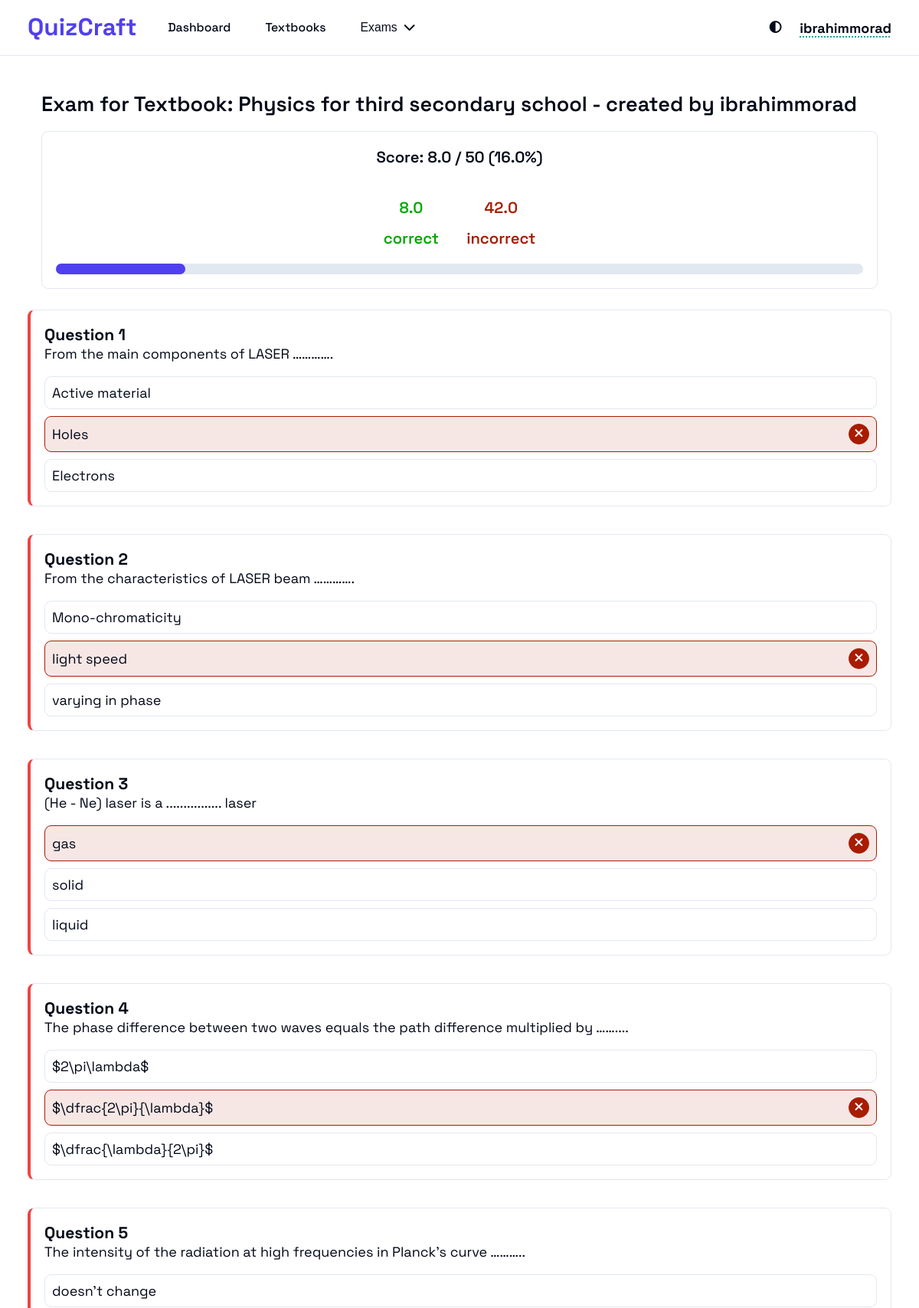
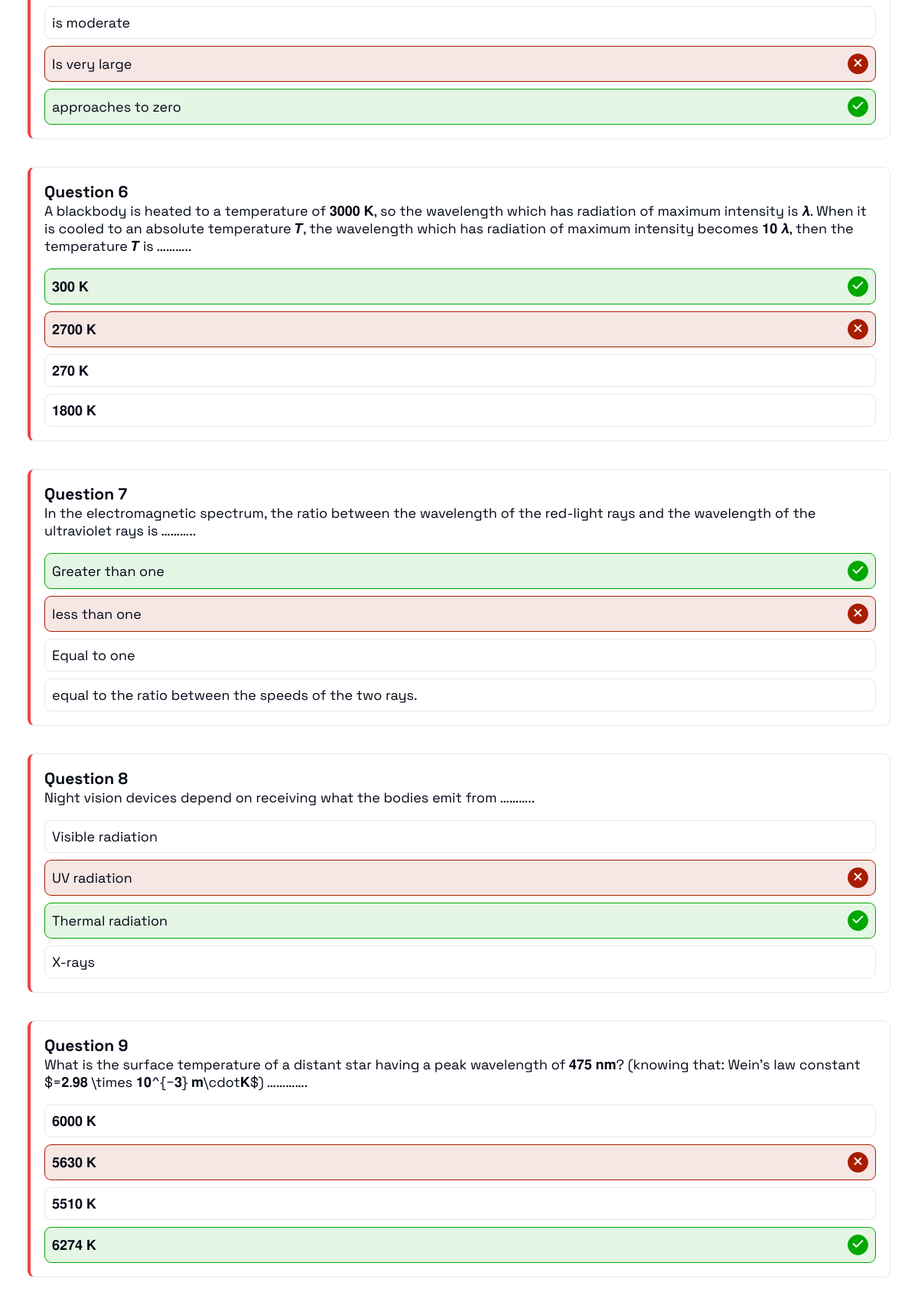
Page /exam/result/241/ (signed in, upper part) on the committed database (2 pictures, top to bottom).
### exam/models.py (models this page shows, shortened)
class Exam(models.Model):
    class ScopeChoice(models.TextChoices):
        LESSON = "Lesson", "Lesson"
        CHAPTER = "Chapter", "Chapter"
        UNIT = "Unit", "Unit"
        TEXTBOOK = "Textbook", "Textbook"
    title = models.CharField(max_length=256)
    created_at = models.DateTimeField(auto_now_add=True)
    updated_at = models.DateTimeField(auto_now=True)
    created_by = models.ForeignKey(
        User, on_delete=models.CASCADE, related_name="exams", related_query_name="exam"
    )
    scope_type = models.CharField(
        max_length=10, choices=ScopeChoice.choices, default=ScopeChoice.LESSON
    )
    scope_id = models.PositiveIntegerField()
    problems = models.ManyToManyField(
        Problem, through="ExamProblem", related_name="exams", related_query_name="exam"
    )
    is_published = models.BooleanField(default=False)

class Submission(models.Model):
    created_at = models.DateTimeField(auto_now_add=True)
    updated_at = models.DateTimeField(auto_now=True)
    exam = models.ForeignKey(
        Exam, on_delete=models.CASCADE, related_name="submissions", null=True
    )
    user = models.ForeignKey(
        User, on_delete=models.CASCADE, related_name="submissions", null=True
    )
    score = models.FloatField(null=True)
    is_published = models.BooleanField(default=False)
    class Status(models.TextChoices):
        EXITED_UNEXPECTEDLY = "exited_unexpectedly", "Exited Unexpectedly"
        COMPLETED = "completed", "Completed"
    status = models.CharField(
        max_length=20, choices=Status.choices, default=Status.EXITED_UNEXPECTEDLY
    )
    class Meta:
        ordering = ["-updated_at"]
    @property
    def percentage(self):
        if self.score:
            return self.score / self.exam.problems.count() * 100
        return None
    @property
    def wrong_answers(self):
        return self.exam.problems.count() - self.score

### problem/models.py (models this page shows, shortened)
class Problem(models.Model):
    class Difficulty(models.IntegerChoices):
        EASY = 1, "Easy"
        MIDIUM = 2, "Medium"
        HARD = 3, "Hard"
        EXTRA = 4, "Extra hard"
    lesson = models.ForeignKey(
        Lesson,
        on_delete=models.CASCADE,
        related_name="lessons",
        related_query_name="problem",
    )
    body = models.TextField()
    created_at = models.DateTimeField(auto_now_add=True)
    figure = models.ImageField(upload_to="problems/", null=True, blank=True)
    difficulty = models.PositiveSmallIntegerField(
        choices=Difficulty, default=Difficulty.EASY
    )
    class Meta:
        ordering = ["difficulty", "created_at"]

class Choice(models.Model):
    problem = models.ForeignKey(
        Problem,
        on_delete=models.CASCADE,
        related_name="choices",
        related_query_name="choice",
    )
    body = models.CharField(max_length=256, null=True, blank=True)
    figure = models.ImageField(upload_to="choices/", null=True, blank=True)
    is_correct = models.BooleanField(default=False)

### exam/views.py (the view, shortened to what this page needs)
# urls.py: path("result/<int:submission_id>/", exam_result, name="exam-result"),
@require_http_methods(["GET"])
@login_required
def exam_result(request, submission_id):
    submission = (
        Submission.objects.select_related("exam")
        .prefetch_related(
            "answers__choice",
            "answers__problem",
            Prefetch(
                "exam__problems", queryset=Problem.objects.prefetch_related("choices")
            ),
        )
        .get(id=submission_id)
    )
    if submission.user != request.user:
        messages.error(request, "You do not have permission to view this result")
        return reload(request)
    problems = list(submission.exam.problems.all())
    answers = submission.answers.all()
    chosen_choices_ids = set(a.choice_id for a in answers if a.choice_id)
    problem_correct_map = {
        a.problem_id: a.choice.is_correct for a in answers if a.choice_id
    }
    problem_data = []
    for problem in problems:
        choices = [
            {
                "id": choice.id,
                "body": choice.body,
                "figure": choice.figure,
                "is_correct": choice.is_correct,
                "checked": choice.id in chosen_choices_ids,
            }
            for choice in problem.choices.all()
        ]
        problem_data.append(
            {
                "id": problem.id,
                "body": problem.body,
                "figure": problem.figure,
                "choices": choices,
                "answered_correctly": problem_correct_map.get(problem.id, False),
            }
        )
    context = {
        "score": submission.score,
        "wrong_answers": submission.wrong_answers,
        "percentage": submission.percentage,
        "exam_length": len(problems),
        "exam_title": submission.exam.title,
        "problems": problem_data,
    }
    return render(
        request,
        "exam/exam_result.html",
        context=context,
    )

### exam/templates/exam/exam_result.html (shortened to what this page needs)
{% extends "base.html" %}
{% load static %}
{% block css %}
<link rel="stylesheet" href="{% static 'css/base.css' %}">
<link rel="stylesheet" href="{% static 'css/header.css' %}">
<link rel="stylesheet" href="{% static 'css/exam_submition.css' %}">
<link rel="stylesheet" href="https://cdnjs.cloudflare.com/ajax/libs/font-awesome/6.5.0/css/all.min.css">
{% endblock css %}
{% block content %}
{% include "components/header.html" %}
<div class="container">
    <div class="exam-header">
        <h1>{{ exam_title }}</h1>
        <div class="submission-statistics">
            <p class="score">
                Score: {{ score }} / {{ exam_length }} ({{ percentage }}%)
            </p>
            <div class="correct-incorrect">
                <div class="correct-answers"><span>{{ score }}</span> <span>correct</span></div>
                <div class="incorrect-answers"><span>{{ wrong_answers }}</span> <span>incorrect</span></div>
            </div>
            <div class="progress-bar">
                <div class="progress" style="width: {% if percentage == '-' %}0{% else %}{{ percentage }}{% endif %}%"></div>
            </div>
        </div>
    </div>
    <div class="exam-form">
        {% for problem in problems %}
        <div class="problem {% if problem.answered_correctly %}answered-correctly{% else %}answered-incorrectly{% endif %}">
            <div class="problem-body">
                <div class="problem-text">
                    <h3>Question {{ forloop.counter }}</h3>
                    <p>{{ problem.body }}</p>
                </div>
            </div>
            <div class="problem-options">
                {% for choice in problem.choices %}
                <div class="problem-option {% if choice.is_correct %}correct{% endif %} {% if choice.checked %}checked{% endif %}">
                    {% if choice.figure %}
                    <img src="{{ choice.figure.url }}" alt="{{ choice.figure.name }}" class="choice-figure">
                    {% else %}
                    <p>{{ choice.body }}</p>
                    {% endif %}
                    {% if choice.is_correct %}
                    <i class="fas fa-check"></i>
                    {% endif %}
                    {% if choice.checked and not choice.is_correct %}
                    <i class="fas fa-times"></i>
                    {% endif %}
                </div>
                {% endfor %}
            </div>
        </div>
        {% endfor %}
    </div>
</div>
{% endblock content %}

### templates/components/header.html (shortened to what this page needs)
{% load static %}
<header class="main-header">
  <div class="header-container">
    <div class="header-content">
      <div class="header-left-content">
        <a href="{% url 'dashboard' %}" class="logo">
          <span>QuizCraft</span>
        </a>
        <nav class="main-nav">
          <ul>
            <li>
              <a href="{% url 'dashboard' %}">Dashboard</a>
            </li>
            <li>
              <a href="{% url 'textbooks' %}">Textbooks</a>
            </li>
            <li>
              <button class="header-exam-button">
                <span>Exams</span>
                <i class="fa-solid fa-chevron-down"></i>
              </button>
            </li>
          </ul>
        </nav>
      </div>
      <div class="header-right-content">
        <span class="theme-toggle-button"></span>
        <div class="auth-container">
          {% if user.is_authenticated %}
          <strong class="user-name">{{ user.username }}</strong>
          {% else %}
          <a href="{% url 'login' %}">Login</a>
          <span>/</span>
          <a href="{% url 'register' %}">Register</a>
          {% endif %}
        </div>
      </div>
    </div>
  </div>
</header>

### static/css/base.css (style rules this page uses)
:root { --background: hsl(0, 0%, 100%); --foreground: hsl(222.2, 84%, 4.9%); --card: hsl(0, 0%, 100%); --card-foreground: hsl(222.2, 84%, 4.9%); --popover: hsl(0, 0%, 100%); --popover-foreground: hsl(222.2, 84%, 4.9%); --primary: hsl(246, 84%, 59%); --primary-foreground: hsl(210, 40%, 98%); --secondary: hsl(210, 40%, 96.1%); --secondary-foreground: hsl(222.2, 47.4%, 11.2%); --muted: hsl(210, 40%, 96.1%); --muted-foreground: hsl(215.4, 16.3%, 46.9%); --accent: hsl(173, 85%, 32%); --accent-foreground: hsl(210, 40%, 98%); --message-warning-fg: rgb(102, 60, 0); --message-warning-bg: rgb(255, 244, 229); --message-error-fg: rgb(152, 0, 0); --message-error-bg: rgb(255, 226, 183); --message-success-fg: rgb(1, 164, 1); --message-success-bg: rgb(226, 255, 226); --destructive: hsl(0, 84.2%, 60.2%); --destructive-foreground: hsl(210, 40%, 98%); --border: hsl(214.3, 31.8%, 91.4%); --input: hsl(214.3, 31.8%, 91.4%); --ring: hsl(222.2, 84%, 4.9%); --radius: 0.5rem; --sidebar-background: hsl(0, 0%, 98%); --sidebar-foreground: hsl(240, 5.3%, 26.1%); --sidebar-primary: hsl(240, 5.9%, 10%); --sidebar-primary-foreground: hsl(0, 0%, 98%); --sidebar-accent: hsl(240, 4.8%, 95.9%); --sidebar-accent-foreground: hsl(240, 5.9%, 10%); --sidebar-border: hsl(220, 13%, 91%); --sidebar-ring: hsl(217.2, 91.2%, 59.8%); }
* { box-sizing: border-box; margin: 0; padding: 0; }
html { font-family: 'spacegrotesk', sans-serif; font-weight: 400; font-size: 18px; }
body { min-height: 100vh; width: 100%; background-color: var(--background); color: var(--foreground); position: relative; display: flex; flex-direction: column; align-items: stretch; }
.container { max-width: 80rem; margin: 0 auto; padding: 2rem 1rem; width: 100%; }
@media (min-width: 640px) { .container { padding-left: 1.5rem; padding-right: 1.5rem; } }
@media (min-width: 1024px) { .container { padding-left: 2rem; padding-right: 2rem; } }

### static/css/header.css (style rules this page uses)
.main-header { background-color: var(--background); border-bottom: 1px solid var(--border); position: sticky; top: 0; z-index: 10; }
.header-container { max-width: 80rem; margin-left: auto; margin-right: auto; padding-left: 1rem; padding-right: 1rem; }
@media (min-width: 640px) { .header-container { padding-left: 1.5rem; padding-right: 1.5rem; } }
@media (min-width: 1024px) { .header-container { padding-left: 2rem; padding-right: 2rem; } }
.header-content { display: flex; justify-content: space-between; height: 4rem; }
.header-left-content { display: flex; align-items: center; }
.main-nav { display: none; }
@media (min-width: 1024px) { .main-nav { display: block; } }
.main-nav>ul { display: flex; align-items: center; gap: 1rem; margin-left: 1.5rem; list-style: none; }
.main-nav>ul>li { display: flex; align-items: center; gap: 0.5rem; cursor: pointer; position: relative; }
.auth-container { display: none; align-items: center; gap: 0.5rem; }
@media (min-width: 1024px) { .auth-container { display: flex; } }
.menu-button, .theme-toggle-button { display: flex; align-items: center; cursor: pointer; border-radius: var(--radius); }

### rows in the picture
Exam: title "Exam for Textbook: Physics for third secondary school - created by ibrahimmorad"
Submission: score "8.0"
Problem: body "From the main components of LASER …………."
Choice: body "Active material"
Choice: body "Holes"
Choice: body "Electrons"
Problem: body "From the characteristics of LASER beam …………."
Choice: body "Mono-chromaticity"
Choice: body "light speed"
Choice: body "varying in phase"
Problem: body "(He - Ne) laser is a ................ laser"
Choice: body "gas"
Choice: body "solid"
Choice: body "liquid"
Problem: body "The phase difference between two waves equals the path difference multiplied by ……...."
Choice: body "$2\\pi\\lambda$"
Choice: body "$\\dfrac{2\\pi}{\\lambda}$"
Choice: body "$\\dfrac{\\lambda}{2\\pi}$"
Problem: body "The intensity of the radiation at high frequencies in Planck’s curve ……….."
Choice: body "doesn’t change"
Choice: body "is moderate"
Choice: body "Is very large"
Choice: body "approaches to zero"
Problem: body "A blackbody is heated to a temperature of 𝟑𝟎𝟎𝟎 𝐊, so the wavelength which has radiation of maximum intensity is 𝝀. When it is cooled to an absolute temperature 𝑻, the wavelength which has radiation of maximum intensity becomes 𝟏𝟎 𝝀, then the temperature 𝑻 is ……….."
Choice: body "𝟑𝟎𝟎 𝐊"
Choice: body "𝟐𝟕𝟎𝟎 𝐊"
Choice: body "𝟐𝟕𝟎 𝐊"
Choice: body "𝟏𝟖𝟎𝟎 𝐊"
Problem: body "In the electromagnetic spectrum, the ratio between the wavelength of the red-light rays and the wavelength of the ultraviolet rays is ……….."
Choice: body "Greater than one"
Choice: body "less than one"
Choice: body "Equal to one"
Choice: body "equal to the ratio between the speeds of the two rays."
Problem: body "Night vision devices depend on receiving what the bodies emit from ……….."
Choice: body "Visible radiation"
Choice: body "UV radiation"
Choice: body "Thermal radiation"
Choice: body "X-rays"
Problem: body "What is the surface temperature of a distant star having a peak wavelength of 𝟒𝟕𝟓 𝐧𝐦? (knowing that: Wein’s law constant $=𝟐.𝟗𝟖 \\times 𝟏𝟎^{−𝟑} 𝐦\\cdot𝐊$) …………."
Choice: body "𝟔𝟎𝟎𝟎 𝐊"
Choice: body "𝟓𝟔𝟑𝟎 𝐊"
Choice: body "𝟓𝟓𝟏𝟎 𝐊"
Choice: body "𝟔𝟐𝟕𝟒 𝐊"

### other values in the picture
{{ user.username }} "ibrahimmorad"
{{ exam_length }} "50"
{{ percentage }} "16.0"
{{ wrong_answers }} "42.0"
